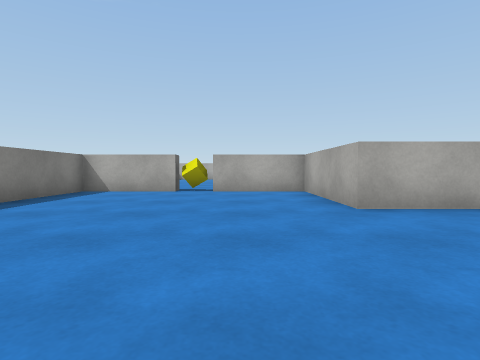
[1] (above)

15 first-person views from a walk through a scene from a Unity 3-D project. The camera is 0.58 m above the floor, tilts 2° down and sees 80° across. The floor is counted in squares, 1 m on a side. Each view is taken from the middle of a square. On the plan, view 1 faces up. The plan holds only what a view shows up to about 9 squares ahead; the rest is blank. The player character is not drawn. Surface patterns are stand-ins for the level's own textures.

[2]
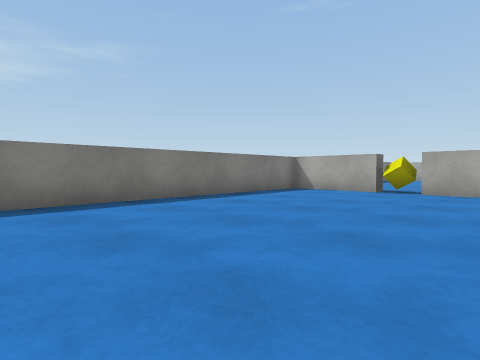

[3]
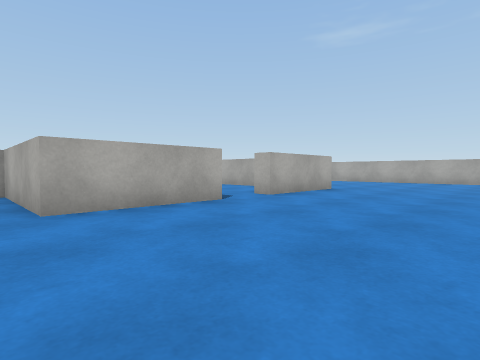

[4]
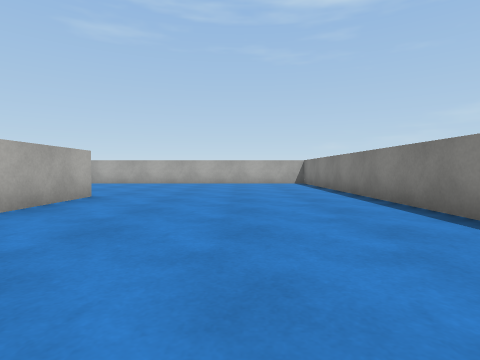

[5]
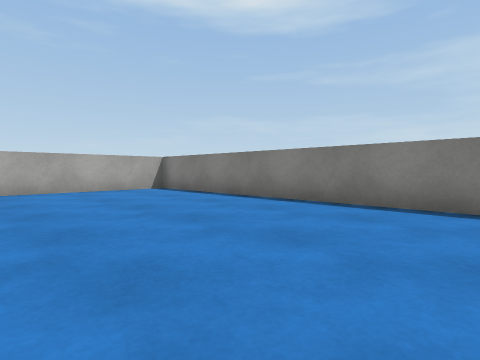

[6]
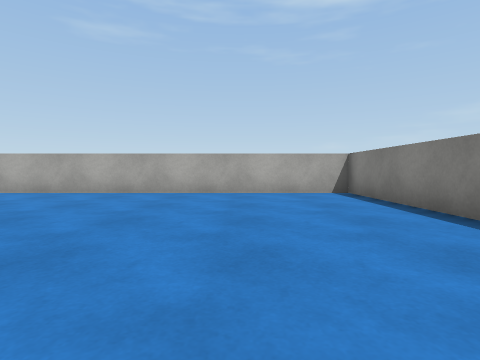

[7]
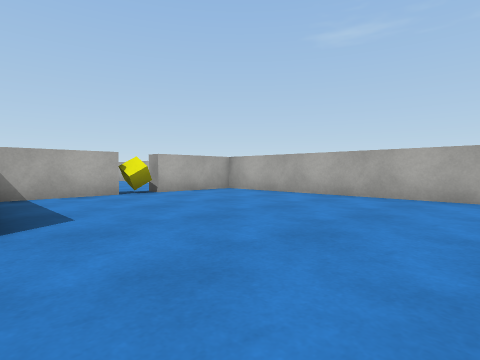

[8]
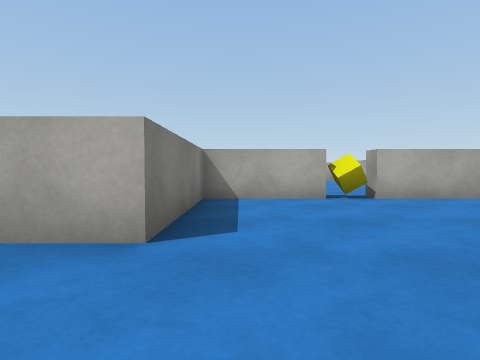

[9]
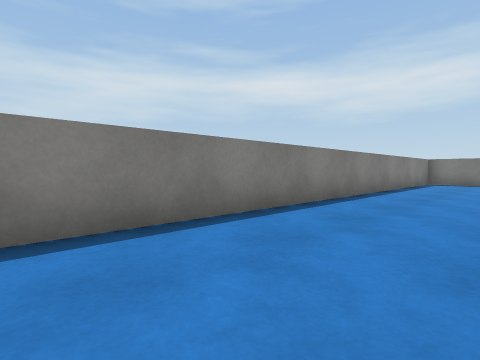

[10]
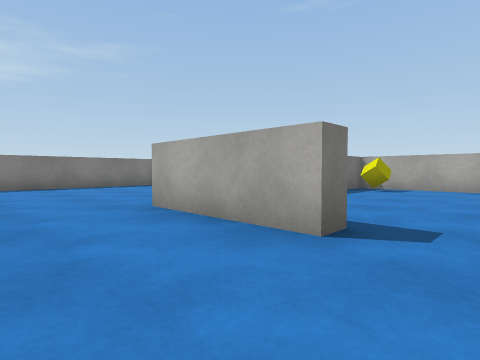

[11]
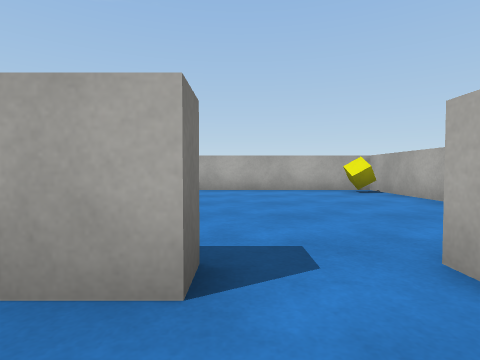

[12]
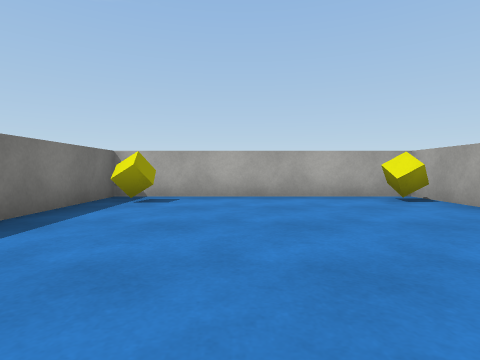

[13]
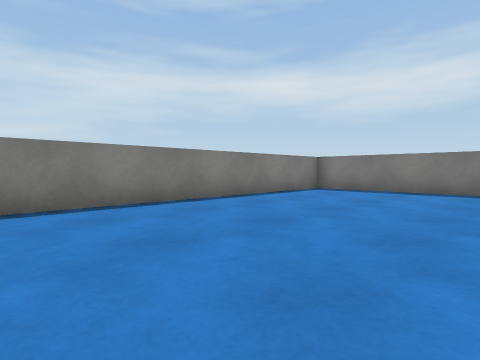

[14]
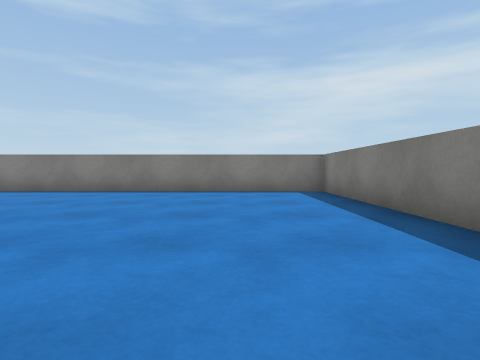

[15]
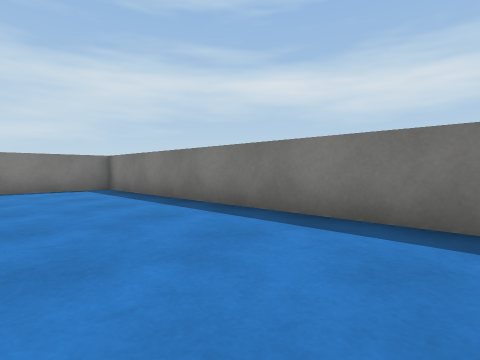

### Floor plan
Points are (right, up) in squares from view 1. A wall is a line through its corners. A room is listed if a view was taken in it or the views show most of it. See-through windows are left out.
Room 1 (views 1, 2, 3, 4, 5, 6, 7, 8, 9, 10, 11, 13, 14, 15)
walls: (4.8, 4.2) (1.8, 4.2) (1.8, 7.7) (-0.8, 7.7); (-1.7, 7.7) (-4.3, 7.7) (-4.3, -1.7) (15.3, -1.7) (15.3, 7.5); (11.8, 7.7) (9.3, 7.7) (9.3, 4.2) (6.3, 4.2); (15, 7.7) (12.8, 7.7)
ways out: opening at (5.5, 4) to room 2; opening at (-1, 8); opening at (12, 8)
Room 2 (view 12)
walls: (4.8, 4.9) (4.8, 4.2); (6.3, 4.2) (6.3, 4.8); (8.8, 8.2) (8.8, 11.3) (2.3, 11.3) (2.3, 8.2)
ways out: opening at (5.5, 4) to room 1
objects: yellow cube (3, 10); yellow cube (8, 10)

Positions as (right, up) in squares from view 1, and headings:
1: (0, 0), facing up
2: (1, 0), facing up-left
3: (1, 0), facing up-right
4: (3, 1), facing right
5: (7, 3), facing down-right
6: (8, 1), facing right
7: (9, 1), facing up-right
8: (10, 2), facing up
9: (9, 1), facing down-left
10: (6, 2), facing up-left
11: (5, 3), facing up
12: (5, 5), facing up
13: (4, 3), facing down-left
14: (-2, 6), facing down
15: (-1, 7), facing down-left
